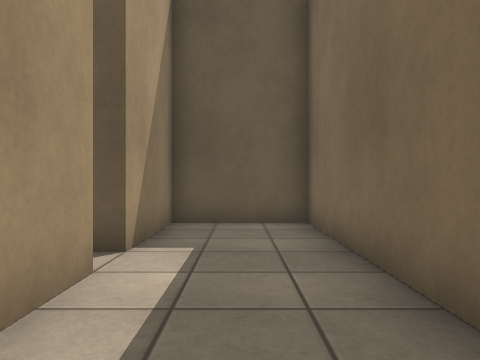
View 1 (above)

23 first-person views from a walk through a robot-simulator world made for Gazebo. The camera is 0.94 m above the floor, looks level and sees 70° across. The floor is counted in squares, 1 m on a side. Each view is taken from the middle of a square. On the plan, view 1 faces up. The plan holds only what a view shows up to about 12 squares ahead; the rest is blank.

View 2
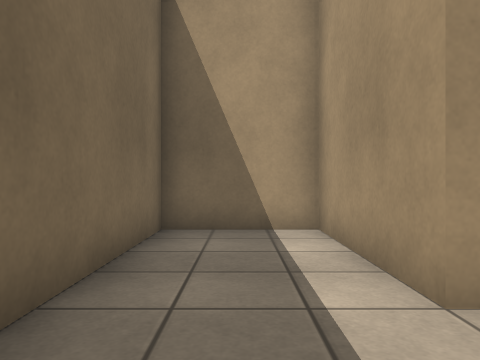

View 3
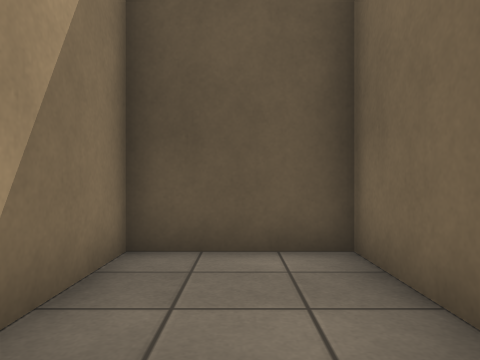

View 4
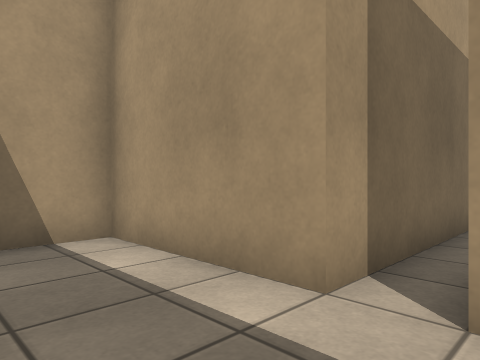

View 5
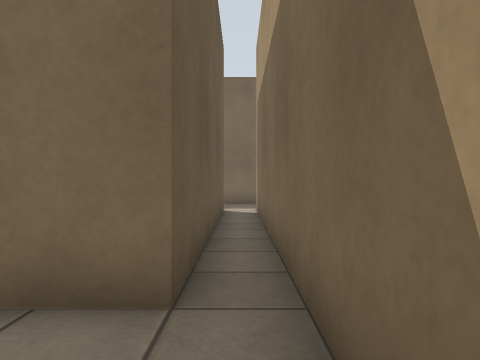

View 6
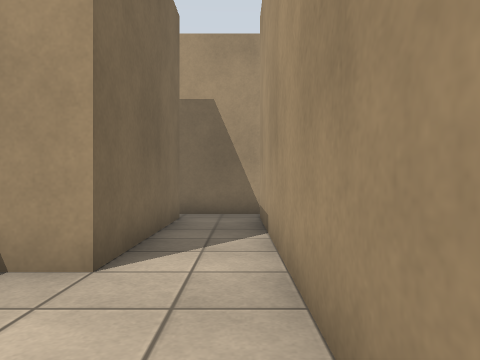

View 7
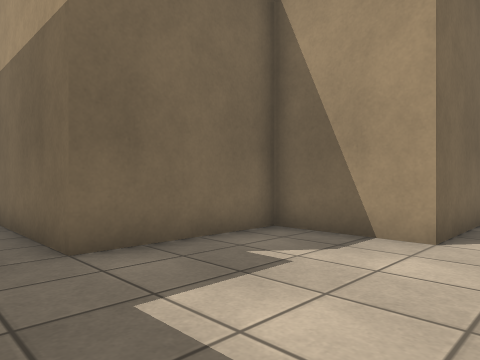

View 8
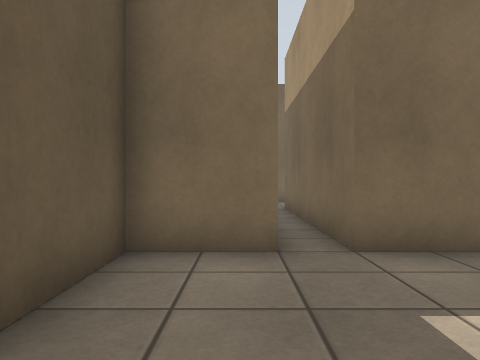

View 9
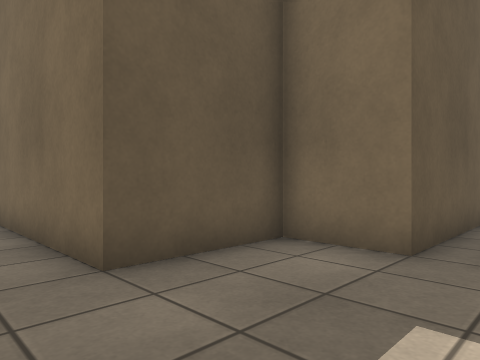

View 10
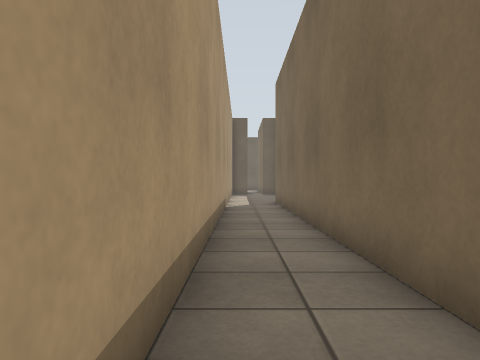

View 11
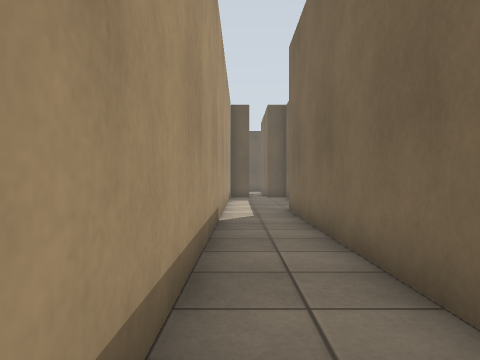

View 12
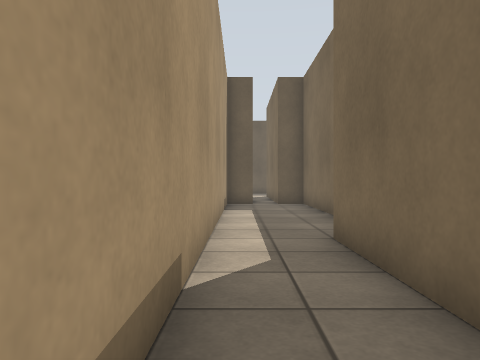

View 13
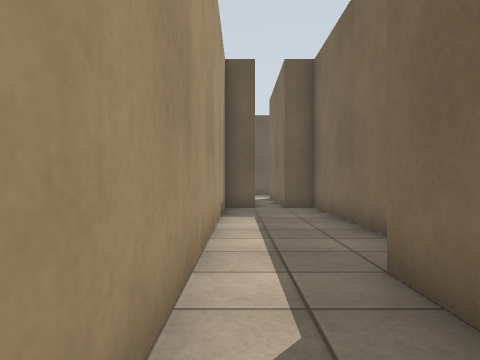

View 14
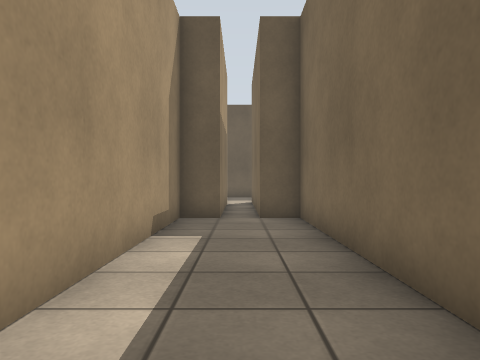

View 15
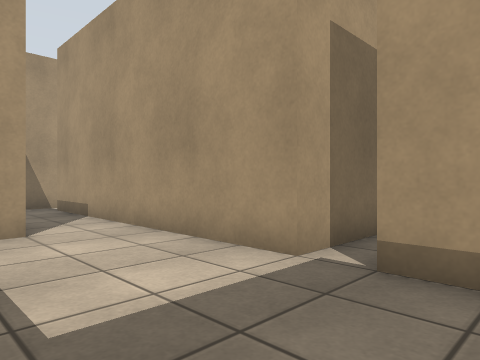

View 16
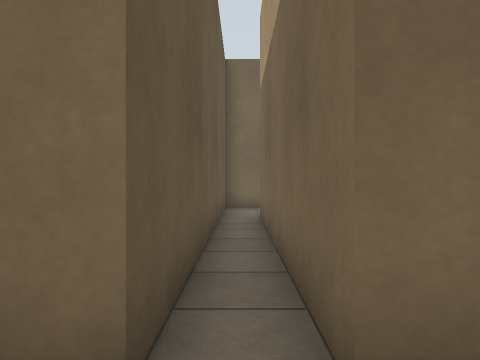

View 17
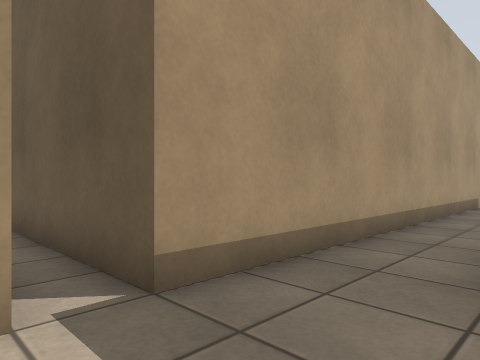

View 18
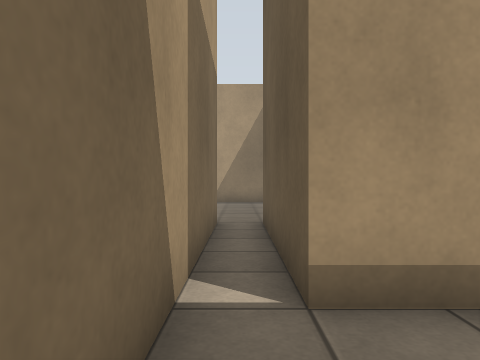

View 19
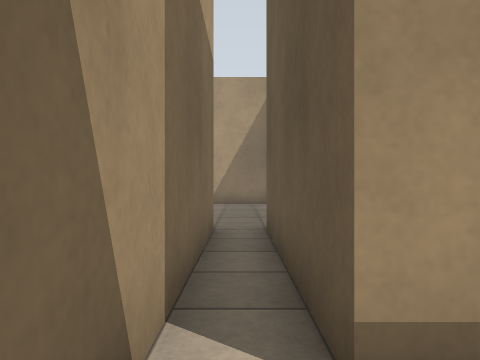

View 20
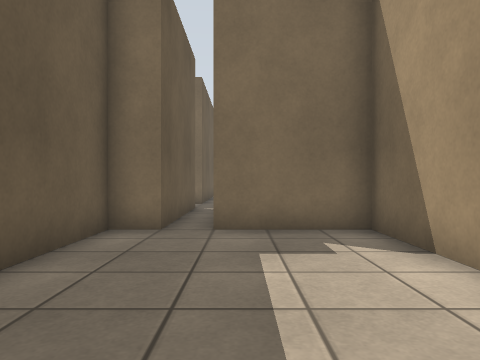

View 21
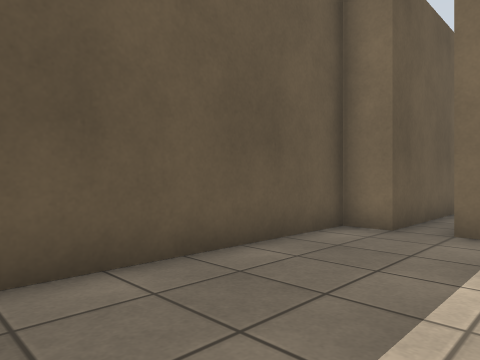

View 22
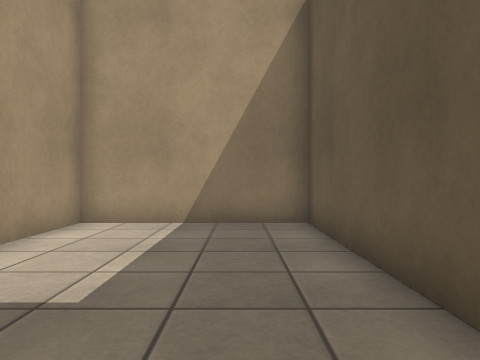

View 23
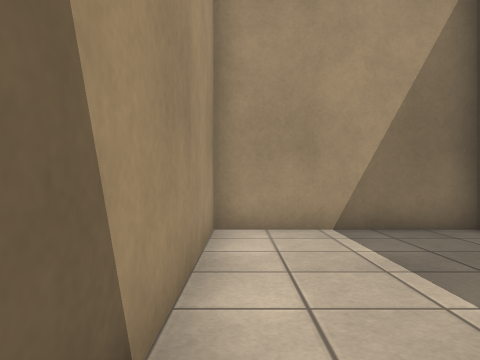

### Floor plan
Ten units are one square. View 1 is at (0, 0); x grows to the right and y downward. Boxes are objects, and circles mark ways between rooms. Rooms are numbered by the first view taken in them; rooms with no view inside come last. Other rooms are left out.
<svg viewBox="-240 -411 260 421">
<path fill="none" stroke="#000" d="M-15 -35 -15 5 15 5 15 -75 -15 -75 -15 -45M-115 -45 -165 -45 -165 -55 -235 -55 -235 -5 -165 -5 -165 -35 -115 -35M-115 -135 -115 -45M4 -145 -65 -145 -65 -165 -95 -165 -95 -295M-85 -311 -85 -375 -95 -375 -95 -404M-115 -35 -15 -35M-15 -45 -95 -45 -95 -95 -65 -95 -65 -135 5 -135M-105 -406 -105 -375 -115 -375 -115 -145"/>
<circle cx="-20" cy="-40" r="3" fill="#2a7"/>
<circle cx="-120" cy="-40" r="3" fill="#2a7"/>
<text x="0" y="-40">1</text>
<text x="-190" y="-30">2</text>
<text x="-100" y="-190">3</text>
</svg>
Room 1 opens to room 3. Room 2 opens to room 3.

Where each view was taken, in squares from view 1:
view 1: 0 up, 0 right, facing up
view 2: 6 up, 0 right, facing down
view 3: 3 up, 0 right, facing up
view 4: 5 up, 1 right, facing down-left
view 5: 4 up, 12 left, facing right
view 6: 13 up, 11 left, facing down
view 7: 15 up, 11 left, facing down-right
view 8: 15 up, 11 left, facing right
view 9: 13 up, 11 left, facing up-right
view 10: 15 up, 11 left, facing up
view 11: 19 up, 11 left, facing up
view 12: 24 up, 11 left, facing up
view 13: 26 up, 11 left, facing up
view 14: 29 up, 10 left, facing up
view 15: 16 up, 8 left, facing down-left
view 16: 14 up, 8 left, facing right
view 17: 13 up, 9 left, facing up-left
view 18: 4 up, 9 left, facing left
view 19: 4 up, 10 left, facing left
view 20: 3 up, 23 left, facing right
view 21: 2 up, 23 left, facing up-right
view 22: 4 up, 16 left, facing left
view 23: 1 up, 17 left, facing left
